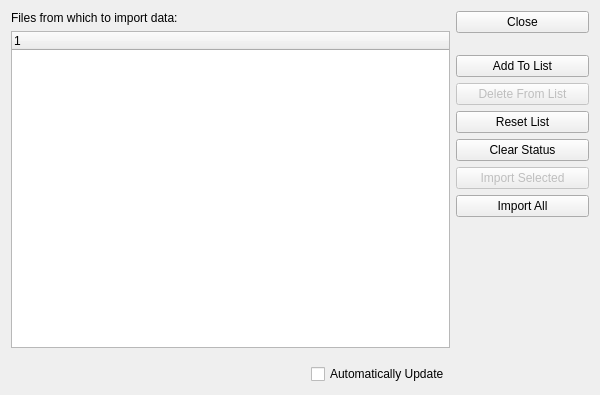
<ui version="4.0" >
 <author></author>
 <comment>This file is part of the xTuple ERP: PostBooks Edition, a free and
open source Enterprise Resource Planning software suite,
Copyright (c) 1999-2010 by OpenMFG LLC, d/b/a xTuple.
It is licensed to you under the Common Public Attribution License
version 1.0, the full text of which (including xTuple-specific Exhibits)
is available at www.xtuple.com/CPAL.  By using this software, you agree
to be bound by its terms.</comment>
 <class>importData</class>
 <widget class="QWidget" name="importData" >
  <property name="geometry" >
   <rect>
    <x>0</x>
    <y>0</y>
    <width>600</width>
    <height>395</height>
   </rect>
  </property>
  <property name="windowTitle" >
   <string>Import Data</string>
  </property>
   <layout class="QHBoxLayout" >
    <item>
     <layout class="QVBoxLayout" >
      <item>
       <widget class="QLabel" name="_fileLit" >
        <property name="text" >
         <string>Files from which to import data:</string>
        </property>
       </widget>
      </item>
      <item>
       <widget class="XTreeWidget" name="_file" >
        <property name="selectionMode" >
         <enum>QAbstractItemView::MultiSelection</enum>
        </property>
       </widget>
      </item>
      <item>
       <layout class="QHBoxLayout" >
        <property name="topMargin" >
         <number>10</number>
        </property>
        <item>
         <spacer>
          <property name="orientation" >
           <enum>Qt::Horizontal</enum>
          </property>
          <property name="sizeHint" >
           <size>
            <width>40</width>
            <height>20</height>
           </size>
          </property>
         </spacer>
        </item>
        <item>
         <widget class="XCheckBox" name="_autoUpdate" >
          <property name="text" >
           <string>Automatically Update</string>
          </property>
         </widget>
        </item>
       </layout>
      </item>
     </layout>
    </item>
    <item>
     <layout class="QVBoxLayout" >
      <item>
       <widget class="QPushButton" name="_close" >
        <property name="text" >
         <string>Close</string>
        </property>
       </widget>
      </item>
      <item>
       <spacer>
        <property name="orientation" >
         <enum>Qt::Vertical</enum>
        </property>
        <property name="sizeType" >
         <enum>QSizePolicy::Fixed</enum>
        </property>
        <property name="sizeHint" >
         <size>
          <width>133</width>
          <height>16</height>
         </size>
        </property>
       </spacer>
      </item>
      <item>
       <widget class="QPushButton" name="_add" >
        <property name="text" >
         <string>Add To List</string>
        </property>
       </widget>
      </item>
      <item>
       <widget class="QPushButton" name="_delete" >
        <property name="enabled" >
         <bool>false</bool>
        </property>
        <property name="text" >
         <string>Delete From List</string>
        </property>
       </widget>
      </item>
      <item>
       <widget class="QPushButton" name="_resetList" >
        <property name="text" >
         <string>Reset List</string>
        </property>
       </widget>
      </item>
      <item>
       <widget class="QPushButton" name="_clearStatus" >
        <property name="text" >
         <string>Clear Status</string>
        </property>
       </widget>
      </item>
      <item>
       <widget class="QPushButton" name="_importSelected" >
        <property name="enabled" >
         <bool>false</bool>
        </property>
        <property name="text" >
         <string>Import Selected</string>
        </property>
       </widget>
      </item>
      <item>
       <widget class="QPushButton" name="_importAll" >
        <property name="text" >
         <string>Import All</string>
        </property>
       </widget>
      </item>
      <item>
       <spacer>
        <property name="orientation" >
         <enum>Qt::Vertical</enum>
        </property>
        <property name="sizeHint" >
         <size>
          <width>20</width>
          <height>0</height>
         </size>
        </property>
       </spacer>
      </item>
     </layout>
    </item>
   </layout>
 </widget>
 <customwidgets>
  <customwidget>
   <class>XCheckBox</class>
   <extends>QCheckBox</extends>
   <header>xcheckbox.h</header>
  </customwidget>
  <customwidget>
   <class>XTreeWidget</class>
   <extends>QTreeWidget</extends>
   <header>xtreewidget.h</header>
  </customwidget>
 </customwidgets>
 <tabstops>
  <tabstop>_file</tabstop>
  <tabstop>_add</tabstop>
  <tabstop>_delete</tabstop>
  <tabstop>_resetList</tabstop>
  <tabstop>_clearStatus</tabstop>
  <tabstop>_importSelected</tabstop>
  <tabstop>_importAll</tabstop>
  <tabstop>_close</tabstop>
 </tabstops>
 <resources/>
 <connections>
  <connection>
   <sender>_close</sender>
   <signal>clicked()</signal>
   <receiver>importData</receiver>
   <slot>close()</slot>
   <hints>
    <hint type="sourcelabel" >
     <x>499</x>
     <y>27</y>
    </hint>
    <hint type="destinationlabel" >
     <x>299</x>
     <y>197</y>
    </hint>
   </hints>
  </connection>
  <connection>
   <sender>_file</sender>
   <signal>valid(bool)</signal>
   <receiver>_importSelected</receiver>
   <slot>setEnabled(bool)</slot>
   <hints>
    <hint type="sourcelabel" >
     <x>206</x>
     <y>199</y>
    </hint>
    <hint type="destinationlabel" >
     <x>499</x>
     <y>91</y>
    </hint>
   </hints>
  </connection>
  <connection>
   <sender>_file</sender>
   <signal>valid(bool)</signal>
   <receiver>_delete</receiver>
   <slot>setEnabled(bool)</slot>
   <hints>
    <hint type="sourcelabel" >
     <x>206</x>
     <y>199</y>
    </hint>
    <hint type="destinationlabel" >
     <x>499</x>
     <y>187</y>
    </hint>
   </hints>
  </connection>
 </connections>
</ui>
